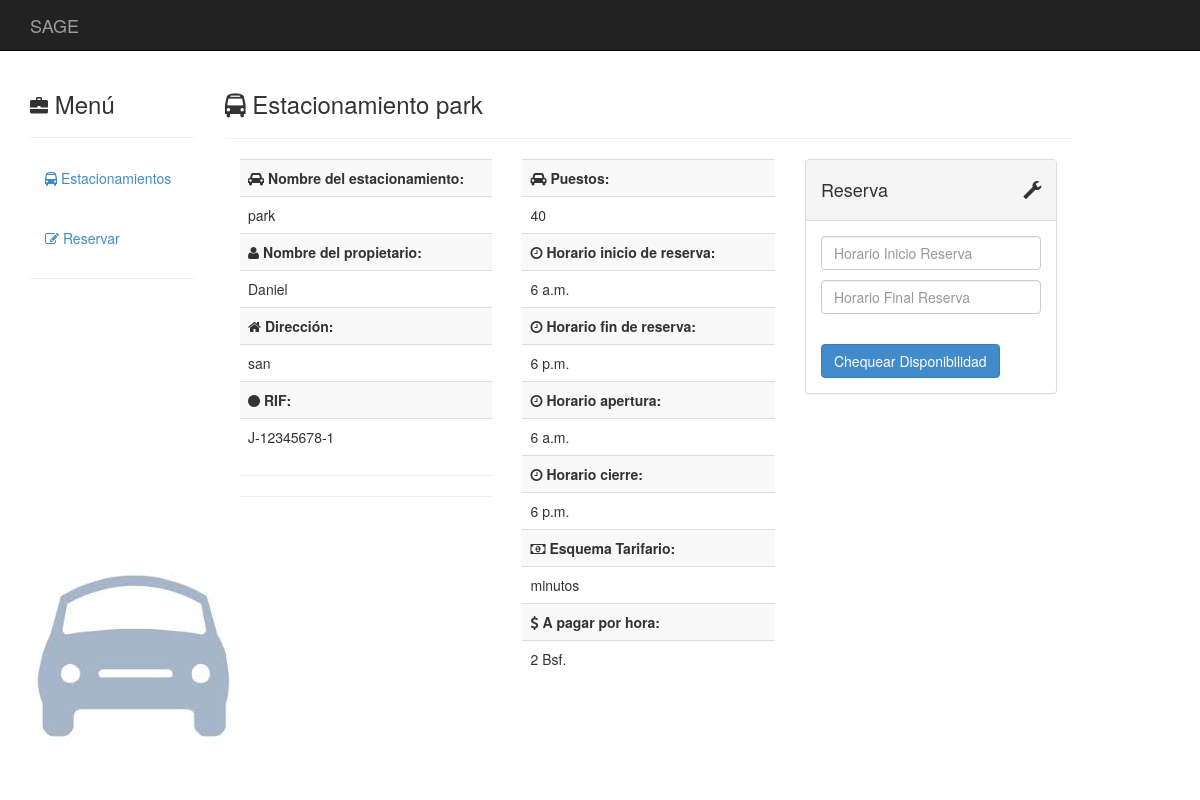
/estacionamientos/2/reserva, run on an earlier commit of the app's database.
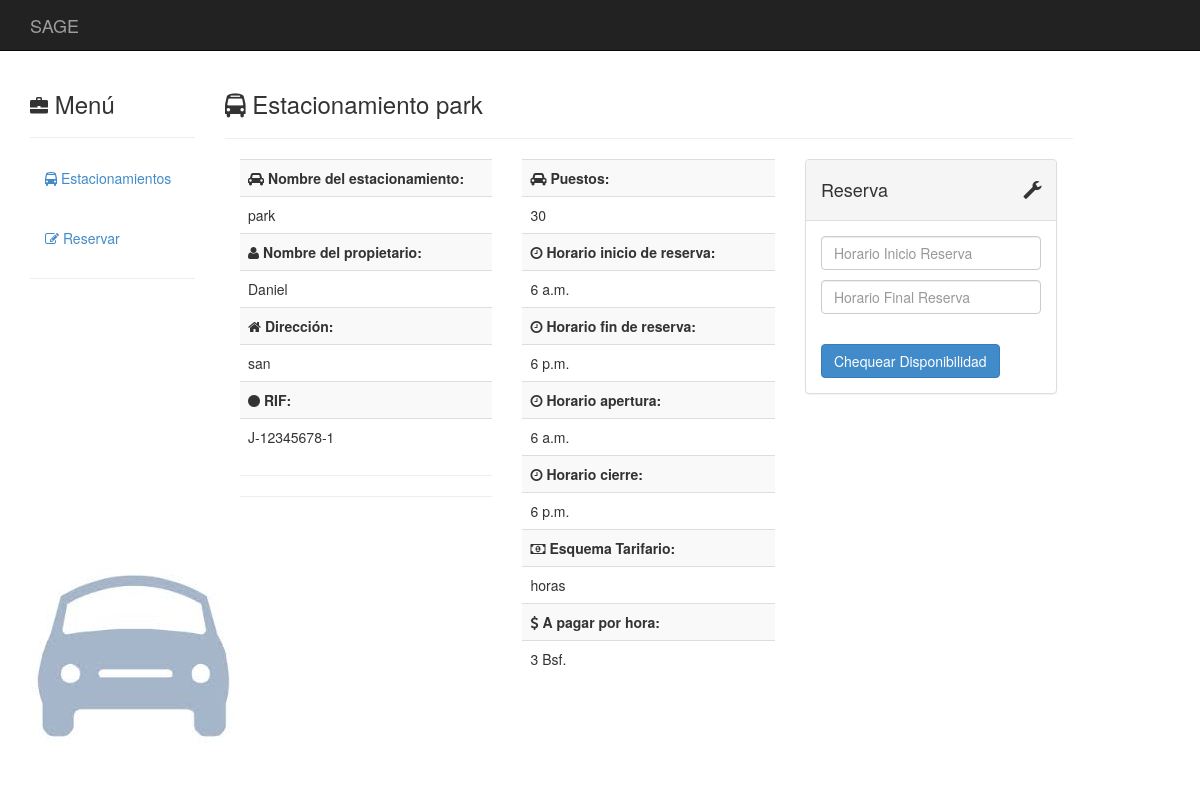
And on a later commit of the database.
### estacionamientos/models.py (models this page shows, shortened)
class Estacionamiento(models.Model):
	Propietario = models.CharField(max_length = 50, help_text = "Nombre Propio")
	Nombre = models.CharField(max_length = 50)
	Direccion = models.TextField(max_length = 120)
	Telefono_1 = models.CharField(blank = True, null = True, max_length = 30)
	Telefono_2 = models.CharField(blank = True, null = True, max_length = 30)
	Telefono_3 = models.CharField(blank = True, null = True, max_length = 30)
	Email_1 = models.EmailField(blank = True, null = True)
	Email_2 = models.EmailField(blank = True, null = True)
	Rif = models.CharField(max_length = 12)
	Tarifa = models.ForeignKey(Tarifa, default = None, blank = True, null = True)
	monto_tarifa = models.CharField(max_length = 50, blank = True, null = True)
	Apertura = models.TimeField(blank = True, null = True)
	Cierre = models.TimeField(blank = True, null = True)
	Reservas_Inicio = models.TimeField(blank = True, null = True)
	Reservas_Cierre = models.TimeField(blank = True, null = True)
	NroPuesto = models.IntegerField(blank = True, null = True)

class Tarifa(models.Model):
	tipoTarifa = models.CharField(max_length = 50, blank = True,primary_key=True)
	def __str__(self):			  # __unicode__ on Python 2
		return self.tipoTarifa

### estacionamientos/views.py (the view, shortened to what this page needs)
# urls.py: url(r'^(?P<_id>\d+)/reserva$', views.estacionamiento_reserva, name = 'estacionamiento_reserva'),
def estacionamiento_reserva(request, _id):
    _id = int(_id)
    try:
        estacion = Estacionamiento.objects.get(id = _id)
    except ObjectDoesNotExist:
        return render(request, '404.html')
    global listaReserva
    if request.method == 'GET':
        form = EstacionamientoReserva()
        return render(request, 'estacionamientoReserva.html', {'form': form, 'estacionamiento': estacion})
    else:
        form = EstacionamientoReserva()
    return render(request, 'estacionamientoReserva.html', {'form': form, 'estacionamiento': estacion})

### estacionamientos/forms.py
class EstacionamientoReserva(forms.Form):
    inicio = forms.TimeField(label = 'Horario Inicio Reserva')
    final = forms.TimeField(label = 'Horario Final Reserva')

### templates/estacionamientoReserva.html (shortened to what this page needs)
{% load staticfiles %}
<!DOCTYPE html>
<html lang="es"><head>
    <link href="{% static 'css/bootstrap.min.css'%}" rel="stylesheet">
    <link href="{% static 'css/base.css'%}" rel="stylesheet">
    <link href="{% static 'css/font-awesome.min.css'%}" rel="stylesheet">
   </head>
 <body>
<div id="top-nav" class="navbar navbar-inverse navbar-static-top">
  <div class="container">
    <div class="navbar-header">
          <div class="navbar-brand" href="#">
            SAGE
          </div>
    </div>
  </div>
</div>
<div class="container">
  <div class="row">
  <div class="col-sm-2">
                <h3>
            <i class="glyphicon glyphicon-briefcase">
            </i>
            Menú
          </h3>
      <hr>
         <ul class="nav nav-stacked">
            <li>
              <a href="..">
                <i class="fa fa-bus"></i>
                Estacionamientos
              </a>
            </li>
          </ul>
          <br>
          <ul class="nav nav-stacked">
            <li>
              <a href="./reserva">
                <i class="fa fa-pencil-square-o"></i>
                Reservar
              </a>
            </li>
          </ul>
      <hr>
    </div>
    <div class="col-sm-9">
       <h3><i class="fa fa-bus"></i> Estacionamiento {{estacionamiento.Nombre}}</h3>
       <hr>
    <div class="col-md-4">
      <table class="table table-striped">
        <tbody>
			<tr><td><b><i class="fa fa-car"></i> Nombre del estacionamiento:</b></td></tr>
      <tr><td>{{estacionamiento.Nombre}}</td></tr>
      <tr><td><b><i class="fa fa-user"></i> Nombre del propietario:</b></td></tr>
      <tr><td>{{estacionamiento.Propietario}}</td></tr>
      <tr><td><b><i class="fa fa-home"></i> Dirección:</b></td></tr>
      <tr><td>{{estacionamiento.Direccion}}</td></tr>
      <tr><td><b><i class="fa fa-circle"></i> RIF:</b></td></tr>
      <tr><td>{{estacionamiento.Rif}}</td></tr>
        </tbody>
      </table>
      <hr>
      <hr>
    </div>
    <div class="col-md-4">
       <table class="table table-striped">
        <tbody>
      {% if estacionamiento.NroPuesto %}
        <tr><td><b><i class="fa fa-car"></i> Puestos:</b></td></tr>
        <tr><td>{{estacionamiento.NroPuesto}}</td></tr>
      {% endif %}
      {% if estacionamiento.Reservas_Inicio %}
        <tr><td><b><i class="fa fa-clock-o"></i> Horario inicio de reserva:</b></td></tr>
        <tr><td>{{estacionamiento.Reservas_Inicio}}</td></tr>
      {% endif %}
      {% if estacionamiento.Reservas_Cierre %}
        <tr><td><b><i class="fa fa-clock-o"></i> Horario fin de reserva:</b></td></tr>
        <tr><td>{{estacionamiento.Reservas_Cierre}}</td></tr>
      {% endif %}
      {% if estacionamiento.Apertura %}
        <tr><td><b><i class="fa fa-clock-o"></i> Horario apertura:</b></td></tr>
        <tr><td>{{estacionamiento.Apertura}}</td></tr>
      {% endif %}
      {% if estacionamiento.Cierre %}
        <tr><td><b><i class="fa fa-clock-o"></i> Horario cierre:</b></td></tr>
        <tr><td>{{estacionamiento.Cierre}}</td></tr>
      {% endif %}
 	  {% if estacionamiento.Tarifa %}
        <tr><td><b><i class="fa fa-money"></i></i> Esquema Tarifario:</b></td></tr>
        <tr><td>{{estacionamiento.Tarifa}}</td></tr>
      {% endif %}
      {% if estacionamiento.monto_tarifa %}
        <tr><td><b><i class="fa fa-dollar"></i></i> A pagar por hora:</b></td></tr>
        <tr><td>{{estacionamiento.monto_tarifa}} Bsf.</td></tr>
      {% endif %}
        </tbody>
      </table>
    </div><div class="col-md-4">
          <div class="panel panel-default">
            <div class="panel-heading">
              <div class="panel-title">
                <i class="glyphicon glyphicon-wrench pull-right">
                </i>
                <h4>
                  Reserva
                </h4>
              </div>
            </div>
            <div class="panel-body">
              <form action="./reserva" method="post" class="form form-vertical">
              {% for field in form %}
                <div class="control-group">
                  <div class="controls">
                    <input type="text" class="form-control" name="{{field.name}}" placeholder="{{field.label}}" for="id_{{field.name}}"><p>
                  </div>
                </div>
              {% endfor %}
                <div class="control-group">
                  <div class="controls">
                    <button type="submit" class="btn btn-primary">
                      Chequear Disponibilidad
                    </button>
                  </div>
                </div>
              </form>
            </div>
          </div>
        </div>
  </div>
</div>
<br><br><br><br>
</body>
</html>

### static/css/base.css (style rules this page uses)
body { background-image: url("./images.jpg"); background-repeat:no-repeat; background-position: bottom left; background-attachment: fixed; }
.navbar-static-top { margin-bottom:20px; }
i { font-size:18px; }

What changed in the data, as far as the page shows it:
changed Estacionamiento "park": NroPuesto "40" → "30"; Tarifa "minutos" → "horas"; monto_tarifa "2" → "3"
